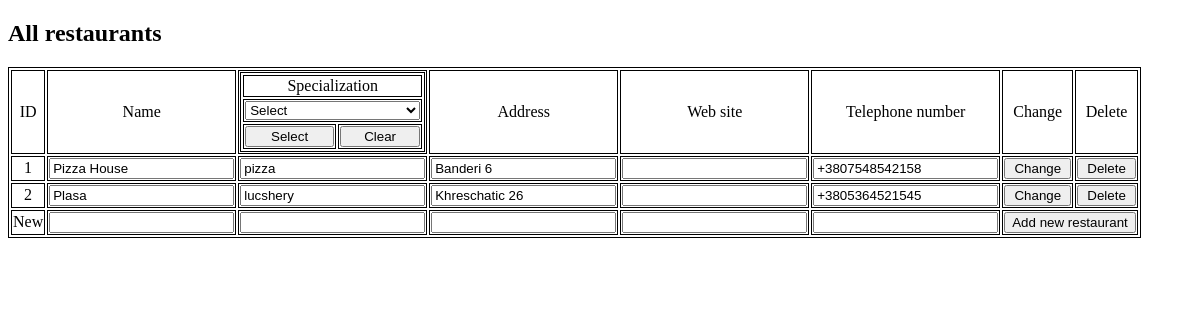
Before: / with the older database file.
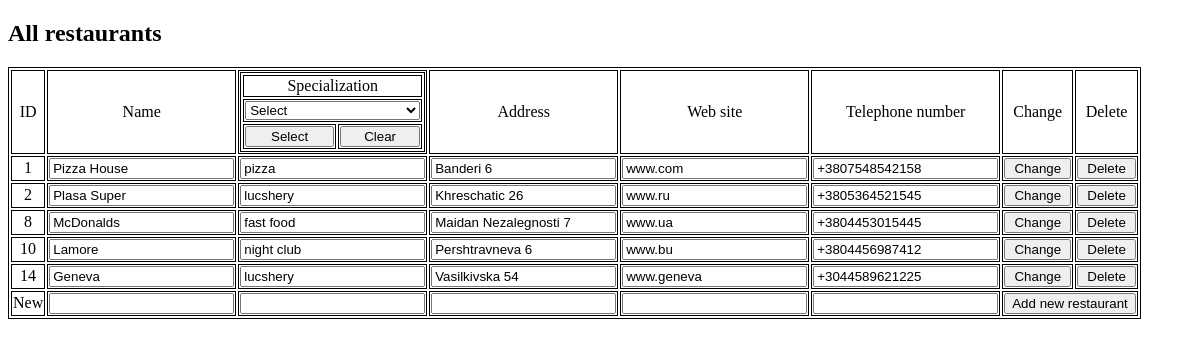
After: the same page with the newer database file.
### restaurants/models.py (models this page shows)
class Restaurants(models.Model):
    name = models.CharField(max_length=50)
    specialization = models.CharField(max_length=25)
    address = models.CharField(max_length=50)
    web_site = models.CharField(max_length=25, blank=True)
    telephone_number = models.CharField(max_length=25)
    @classmethod
    def work_out(cls, request):
        def change_restaurant(cls, post):
            cls.objects.filter(id=post['restaurant_id']).update(
                name=post['name'],
                specialization=post['specialization'],
                address=post['address'],
                web_site=post['web_site'],
                telephone_number=post['telephone_number'],
            )
        def delete(cls, post):
            cls.objects.get(id=post['restaurant_id']).delete()
        def add(cls, post):
            cls.objects.create(
                name=post['name'],
                specialization=post['specialization'],
                address=post['address'],
                web_site=post['web_site'],
                telephone_number=post['telephone_number'],
            )
        commands = {
            'change_restaurant': change_restaurant,
            'delete': delete,
            'add': add,
        }
        if request.method == 'POST':
            post = request.POST
            commands[post['command']](cls, post)
        elif request.method == 'GET':
            get = request.GET
            if 'command' in get:
                if get['command'] == 'select':
                    specialization = get['specialization']
                    return cls.objects.filter(specialization=specialization).all()
        return cls.objects.all()

### restaurants/views.py (the view)
# urls.py: path('', all, name='all'),
def all(request):
    restaurants = Restaurants.work_out(request)
    return render(request,
                  'restaurants/all.html',
                  {
                      'title': 'The restorants',
                      'restaurants': restaurants
                  })

### restaurants/templates/restaurants/all.html (shortened to what this page needs)
{% extends 'restaurants/base.html' %}
{% block content %}
<h2>All restaurants</h2>
<table id="tbl">
    <tr>
        <td>ID</td>
        <td>Name</td>
        <td>
            <table width='100%'>
                <tr>
                    <td colspan="2">
                        Specialization
                    </td>
                </tr>
                <tr>
                    <td colspan="2">
                        <form action='/' method="GET">
                            <select name="specialization">
                            <option>Select</option>
                        </select>
                    </td>
                </tr>
                <tr>
                    <td>
                        <input type="submit" value="Select">
                    </td>
                    <td>
                        <form action="/" method="GET">
                            <input type="submit" value="Clear">
                        </form>
                    </td>
                </tr>
            </table>
        </td>
        <td>Address</td>
        <td>Web site</td>
        <td>Telephone number</td>
        <td>Change</td>
        <td>Delete</td>
    </tr>
    {% for restaurant in restaurants %}
    <tr>
        <form action="/" method="POST">{% csrf_token %}
            <td> {{restaurant.id}} </td>
            <td><input type="text" name="name" value="{{restaurant.name}}"></td>
            <td><input type="text" name="specialization" value="{{restaurant.specialization}}"></td>
            <td><input type="text" name="address" value="{{restaurant.address}}"></td>
            <td><input type="text" name="web_site" value="{{restaurant.web_site}}"></td>
            <td><input type="text" name="telephone_number" value="{{restaurant.telephone_number}}"></td>
            <td>
                <input type="submit" value="Change">
            </td>
        </form>
        <td>
            <form action="/" method="POST">{% csrf_token %}
                <input type="submit" onclick="return confirm('Are you sure?')" value="Delete">
            </form>
        </td>
    </tr>
    {% endfor %}
    <tr>
        <form action="/" method="POST">{% csrf_token %}
            <td>New</td>
            <td><input type="text" name="name"></td>
            <td><input type="text" name="specialization"></td>
            <td><input type="text" name="address"></td>
            <td><input type="text" name="web_site"></td>
            <td><input type="text" name="telephone_number"></td>
            <td colspan="2"><input type="submit" value="Add new restaurant"></td>
        </form>
    </tr>
</table>
{% endblock %}

### restaurants/templates/restaurants/base.html (shortened to what this page needs)
<!DOCTYPE html>
<html>
<head>
</head>
<body>
    {% block content %}{% endblock content %}
</body>
</html>

### restaurants/templates/restaurants/base.html (style rules this page uses)
table, td, th { border: 1px solid black; }
td { text-align: center }
input[type=submit], select { height: 100%; width: 100% }

Changed rows visible on the page:
changed Restaurants "Pizza House": web_site (not shown) → "www.com"
changed Restaurants "Khreschatic 26": name "Plasa" → "Plasa Super"; web_site (not shown) → "www.ru"
added Restaurants: id "8", name "McDonalds", specialization "fast food", address "Maidan Nezalegnosti 7", web_site "www.ua", telephone_number "+3804453015445"
added Restaurants: id "10", name "Lamore", specialization "night club", address "Pershtravneva 6", web_site "www.bu", telephone_number "+3804456987412"
added Restaurants: id "14", name "Geneva", specialization "lucshery", address "Vasilkivska 54", web_site "www.geneva", telephone_number "+3044589621225"
